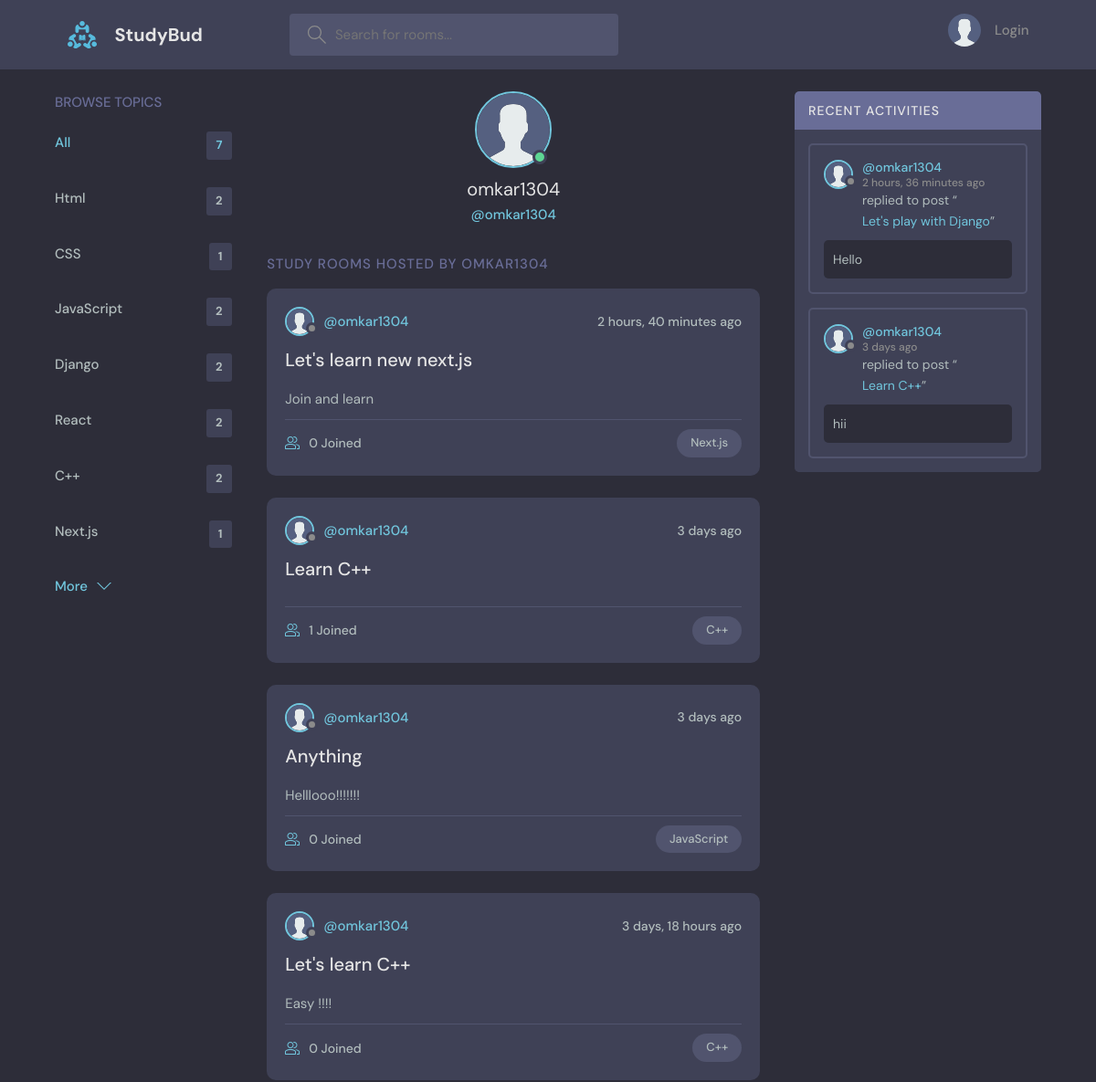
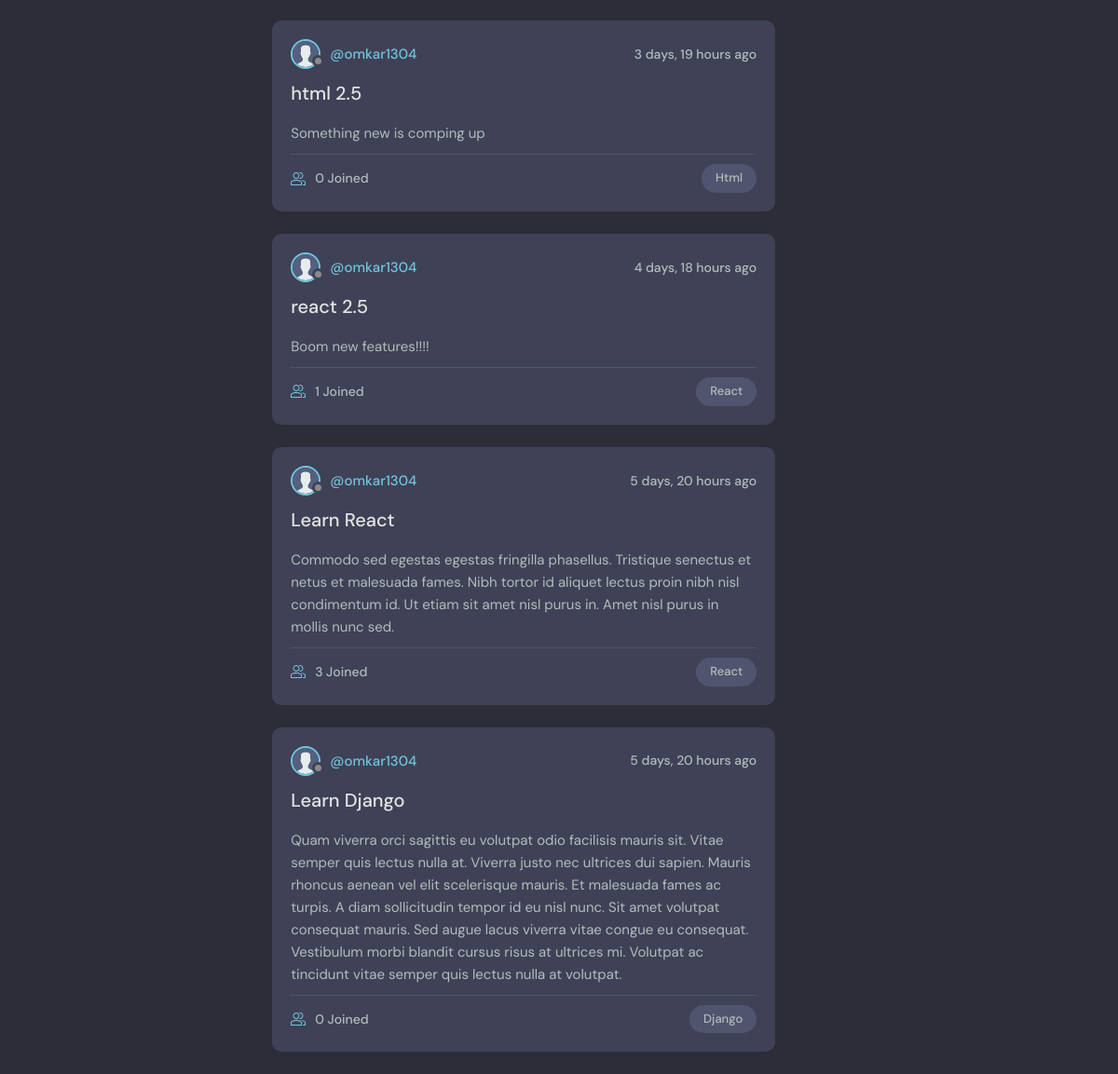
Screenshot of /user-profile/1/ with the database file from the repository (2 pictures, top to bottom).
### base/models.py (models this page shows)
class Topic(models.Model):
    name = models.CharField(max_length=200)
    def __str__(self):
        return self.name

class Room(models.Model):
    host = models.ForeignKey(User, on_delete=models.SET_NULL, null=True)
    topic = models.ForeignKey(Topic, on_delete=models.SET_NULL, null=True)
    name = models.CharField(max_length=200)
    description = models.TextField(null=True, blank=True)
    participants = models.ManyToManyField(User, related_name='participants', blank=True)
    updated = models.DateTimeField(auto_now=True)
    created = models.DateTimeField(auto_now_add=True)
    class Meta:
        ordering = ['-updated', '-created']
    def __str__(self):
        return self.name

class Message(models.Model):
    user = models.ForeignKey(User, on_delete=models.CASCADE)
    room = models.ForeignKey(Room, on_delete=models.CASCADE)
    body = models.TextField()
    updated = models.DateTimeField(auto_now=True)
    created = models.DateField(auto_now_add=True)
    class Meta:
        ordering = ['-updated', '-created']
    def __str__(self):
        return self.body[0:50]

### base/views.py (the view)
# urls.py: path('user-profile/<str:pk>/', views.userProfile, name='user-profile'),
def userProfile(request, pk):
    user = User.objects.get(id=pk)
    topics = Topic.objects.all()
    rooms = user.room_set.all()
    room_messages = user.message_set.all()
    context = {'rooms' : rooms, 'topics' : topics,'room_messages' : room_messages, 'user' : user}
    return render(request, 'base/profile.html', context)

### base/templates/base/profile.html (shortened to what this page needs)
{% extends "main.html" %}
{% load static %}
  {% block content %}
    <main class="profile-page layout layout--3">
      <div class="container">
        {% include "base/topic_component.html" %}
        <div class="roomList">
          <div class="profile">
            <div class="profile__avatar">
              <div class="avatar avatar--large active">
                <img src="{% static 'images/avatar.svg' %}" />
              </div>
            </div>
            <div class="profile__info">
              <h3>{{user.username}}</h3>
              <p>@{{user.username}}</p>
            </div>
          </div>
          <div class="roomList__header">
            <div>
              <h2>Study Rooms Hosted by {{user.username}}</a>
              </h2>
            </div>
          </div>
          {% include "base/feed_component.html" %}
        </div>
        <div class="activities">
          {% include "base/activity_component.html" %}
        </div>
      </div>
    </main>
  {% endblock content %}

### templates/main.html (shortened to what this page needs)
<!DOCTYPE html>
{% load static %}
<html lang="en">
  <head>
    <link rel="stylesheet" href="{% static "styles/style.css" %}" />
  </head>
  <body>
    {% include "nav.html" %}
    {% block content %}
    {% endblock content %}
  </body>
</html>

### templates/nav.html (shortened to what this page needs)
{% load static %}
<header class="header header--loggedIn">
    <div class="container">
      <a href="{% url 'home' %}" class="header__logo">
        <img src="{% static 'images/logo.svg' %}" />
        <h1>StudyBud</h1>
      </a>
      <form class="header__search" method="GET" action="{% url 'home' %}" autocomplete="off">
        <label>
          <input name="q" placeholder="Search for rooms..." />
        </label>
      </form>
      <nav class="header__menu">
        {% if request.user.is_authenticated %}
        <div class="header__user">
          <a href="{% url 'user-profile' request.user.id %}">
            <div class="avatar avatar--medium active">
              <img src="{% static 'images/avatar.svg' %}" />
            </div>
            <p>{{request.user.username}} <span>@{{request.user.username}}</span></p>
          </a>
          <button class="dropdown-button">
            <svg version="1.1" xmlns="http://www.w3.org/2000/svg" width="32" height="32" viewBox="0 0 32 32">
              <title>chevron-down</title>
              <path d="M16 21l-13-13h-3l16 16 16-16h-3l-13 13z"></path>
            </svg>
          </button>
        </div>
        <div class="dropdown-menu">
          <a href="{% url 'update-profile' %}" class="dropdown-link"
            ><svg version="1.1" xmlns="http://www.w3.org/2000/svg" width="32" height="32" viewBox="0 0 32 32">
              <title>tools</title>
              <path
                d="M27.465 32c-1.211 0-2.35-0.471-3.207-1.328l-9.392-9.391c-2.369 0.898-4.898 0.951-7.355 0.15-3.274-1.074-5.869-3.67-6.943-6.942-0.879-2.682-0.734-5.45 0.419-8.004 0.135-0.299 0.408-0.512 0.731-0.572 0.32-0.051 0.654 0.045 0.887 0.277l5.394 5.395 3.586-3.586-5.394-5.395c-0.232-0.232-0.336-0.564-0.276-0.887s0.272-0.596 0.572-0.732c2.552-1.152 5.318-1.295 8.001-0.418 3.274 1.074 5.869 3.67 6.943 6.942 0.806 2.457 0.752 4.987-0.15 7.358l9.392 9.391c0.844 0.842 1.328 2.012 1.328 3.207-0 2.5-2.034 4.535-4.535 4.535zM15.101 19.102c0.26 0 0.516 0.102 0.707 0.293l9.864 9.863c0.479 0.479 1.116 0.742 1.793 0.742 1.398 0 2.535-1.137 2.535-2.535 0-0.668-0.27-1.322-0.742-1.793l-9.864-9.863c-0.294-0.295-0.376-0.74-0.204-1.119 0.943-2.090 1.061-4.357 0.341-6.555-0.863-2.631-3.034-4.801-5.665-5.666-1.713-0.561-3.468-0.609-5.145-0.164l4.986 4.988c0.391 0.391 0.391 1.023 0 1.414l-5 5c-0.188 0.188-0.441 0.293-0.707 0.293s-0.52-0.105-0.707-0.293l-4.987-4.988c-0.45 1.682-0.397 3.436 0.164 5.146 0.863 2.631 3.034 4.801 5.665 5.666 2.2 0.721 4.466 0.604 6.555-0.342 0.132-0.059 0.271-0.088 0.411-0.088z"
              ></path>
            </svg>
            Settings</a
          >
          <a href="{% url 'logout' %}" class="dropdown-link"
            ><svg version="1.1" xmlns="http://www.w3.org/2000/svg" width="32" height="32" viewBox="0 0 32 32">
              <title>sign-out</title>
              <path
                d="M3 0h22c0.553 0 1 0 1 0.553l-0 3.447h-2v-2h-20v28h20v-2h2l0 3.447c0 0.553-0.447 0.553-1 0.553h-22c-0.553 0-1-0.447-1-1v-30c0-0.553 0.447-1 1-1z"
              ></path>
              <path
                d="M21.879 21.293l1.414 1.414 6.707-6.707-6.707-6.707-1.414 1.414 4.293 4.293h-14.172v2h14.172l-4.293 4.293z"
              ></path>
            </svg>
            Logout</a
          >
        </div>
        {% else %}
        <a href="{% url 'login' %}">
          <img src="{% static 'images/avatar.svg' %}" />
          <p>Login</p>
        </a>
        {% endif %}
      </nav>
    </div>
  </header>

### base/templates/base/topic_component.html
<div class="topics">
    <div class="topics__header">
      <h2>Browse Topics</h2>
    </div>
    <ul class="topics__list">
      <li>
        <a href="{% url 'home' %}" class="active">All <span>{{topics.count}}</span></a>
      </li>
      {% for topic in topics %}
      <li>
        <a href="{% url 'home' %}?q={{topic.name}}">{{topic.name}}<span>{{topic.room_set.all.count}}</span></a>
      </li>
      {% endfor %}
    </ul>
    <a class="btn btn--link" href="{% url 'browse-topics' %}">
      More
      <svg version="1.1" xmlns="http://www.w3.org/2000/svg" width="32" height="32" viewBox="0 0 32 32">
        <title>chevron-down</title>
        <path d="M16 21l-13-13h-3l16 16 16-16h-3l-13 13z"></path>
      </svg>
    </a>
  </div>

### base/templates/base/feed_component.html (shortened to what this page needs)
{% load static %}
{% for room in  rooms %}
<div class="roomListRoom">
    <div class="roomListRoom__header">
      <a href="{% url 'user-profile' room.host.id %}" class="roomListRoom__author">
        <div class="avatar avatar--small">
          <img src="{% static 'images/avatar.svg' %}" />
        </div>
        <span>@{{room.host.username}}</span>
      </a>
      <div class="roomListRoom__actions">
        <span>{{room.created | timesince}} ago</span>
      </div>
    </div>
    <div class="roomListRoom__content">
      <a href="{% url 'room' room.id %}">{{room.name}}</a>
      <p>{{room.description}}</p>
    </div>
    <div class="roomListRoom__meta">
      <a href="{% url 'room' room.id %}" class="roomListRoom__joined">
        {{room.participants.all.count}} Joined
      </a>
      <p class="roomListRoom__topic">{{room.topic}}</p>
    </div>
  </div>
{% endfor %}

### base/templates/base/activity_component.html (shortened to what this page needs)
{% load static %}
<div class="activities">
    <div class="activities__header">
      <h2>Recent Activities</h2>
    </div>
    {% for message in room_messages %}
    <div class="activities__box">
      <div class="activities__boxHeader roomListRoom__header">
        <a href="{% url 'user-profile' message.user.id %}" class="roomListRoom__author">
          <div class="avatar avatar--small">
            <img src="{% static 'images/avatar.svg' %}" />
          </div>
          <p>
            @{{message.user.username}}
            <span>{{message.updated | timesince }} ago</span>
          </p>
        </a>
      </div>
      <div class="activities__boxContent">
        <p>replied to post “<a href="{% url 'room' message.room.id %}">{{message.room}}</a>”</p>
        <div class="activities__boxRoomContent">
          {{message.body}}
        </div>
      </div>
    </div>
    {% endfor %}
  </div>

### rows the page displays
Topic: name "Html", room_set.all.count "2"
Topic: name "CSS", room_set.all.count "1"
Topic: name "JavaScript", room_set.all.count "2"
Topic: name "Django", room_set.all.count "2"
Topic: name "React", room_set.all.count "2"
Topic: name "C++", room_set.all.count "2"
Topic: name "Next.js", room_set.all.count "1"
Room: host.username "omkar1304", created "2 hours, 40 minutes", name "Let's learn new next.js", description "Join and learn", participants.all.count "0", topic "Next.js"
Room: host.username "omkar1304", created "3 days", name "Learn C++", participants.all.count "1", topic "C++"
Room: host.username "omkar1304", created "3 days", name "Anything", description "Helllooo!!!!!!!", participants.all.count "0", topic "JavaScript"
Room: host.username "omkar1304", created "3 days, 18 hours", name "Let's learn C++", description "Easy !!!!", participants.all.count "0", topic "C++"
Room: host.username "omkar1304", created "3 days, 19 hours", name "html 2.5", description "Something new is comping up", participants.all.count "0", topic "Html"
Room: host.username "omkar1304", created "4 days, 18 hours", name "react 2.5", description "Boom new features!!!!", participants.all.count "1", topic "React"
Room: host.username "omkar1304", created "5 days, 20 hours", name "Learn React", description "Commodo sed egestas egestas fringilla phasellus. Tristique senectus et netus et malesuada fames. Nibh tortor id aliquet lectus proin nibh nisl condimentum id. Ut etiam sit amet nisl purus in. Amet nisl purus in mollis nunc sed.", participants.all.count "3", topic "React"
Room: host.username "omkar1304", created "5 days, 20 hours", name "Learn Django", description "Quam viverra orci sagittis eu volutpat odio facilisis mauris sit. Vitae semper quis lectus nulla at. Viverra justo nec ultrices dui sapien. Mauris rhoncus aenean vel elit scelerisque mauris. Et malesuada fames ac turpis. A diam sollicitudin tempor id eu nisl nunc. Sit amet volutpat consequat mauris. Sed augue lacus viverra vitae congue eu consequat. Vestibulum morbi blandit cursus risus at ultrices mi. Volutpat ac tincidunt vitae semper quis lectus nulla at volutpat.", participants.all.count "0", topic "Django"
Message: user.username "omkar1304", updated "2 hours, 36 minutes", room "Let's play with Django", body "Hello"
Message: user.username "omkar1304", updated "3 days", room "Learn C++", body "hii"

### other values shown
{{ topics.count }} "7"
{{ user.username }} "omkar1304"
{{ user.username }} "OMKAR1304"
